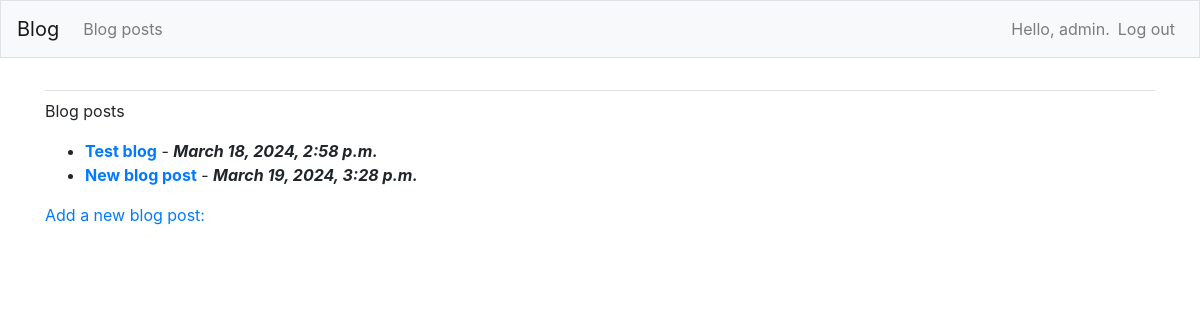
/blog_posts/ (signed in), run on an earlier commit of the app's database.
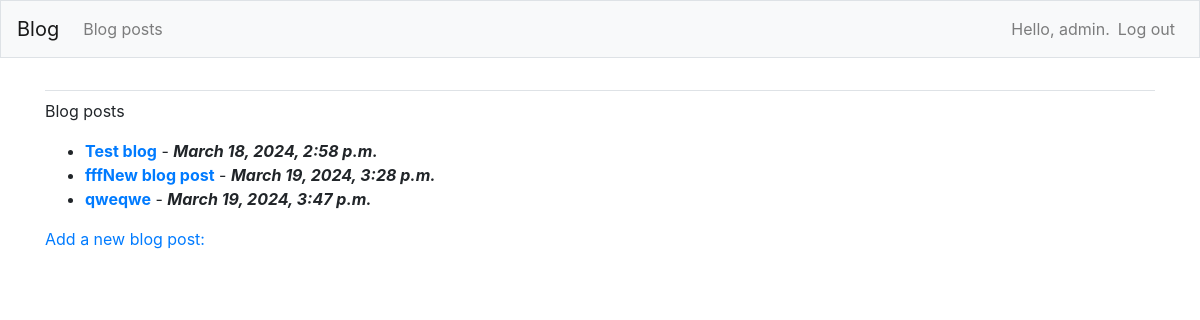
And on a later commit of the database.
### blogs/models.py (models this page shows, shortened)
class BlogPost(models.Model):
    title = models.CharField(max_length=200)
    text = models.TextField()
    date_added = models.DateTimeField(auto_now_add=True)

### blogs/views.py (the view)
# urls.py: path('blog_posts/', views.blog_posts, name='blog_posts'),
@login_required
def blog_posts(request):
    blog_posts = BlogPost.objects.order_by('date_added')
    context = {'blog_posts': blog_posts}
    return render(request, 'blogs/blog_posts.html', context)

### blogs/templates/blogs/blog_posts.html
{% extends "blogs/base.html" %}
{% block content %}
  <p>Blog posts</p>
  <ul>
    {% for blog_post in blog_posts %}
      <li>
        <b><a href="{% url 'blogs:blog_post' blog_post.id %}">{{blog_post.title}}</a></b> - <b><i>{{blog_post.date_added}}</i></b>
      </li>
    {% empty %}
      <li>No blog posts ¯\_(ツ)_/¯</li>
    {% endfor %}
  </ul>
  <a href="{% url 'blogs:new_blog_post' %}">Add a new blog post:</a>
{% endblock content %}

What changed in the data, as far as the page shows it:
changed BlogPost: title "New blog post" → "fffNew blog post"
added BlogPost: title "qweqwe", date_added "March 19, 2024, 3:47 p.m."
